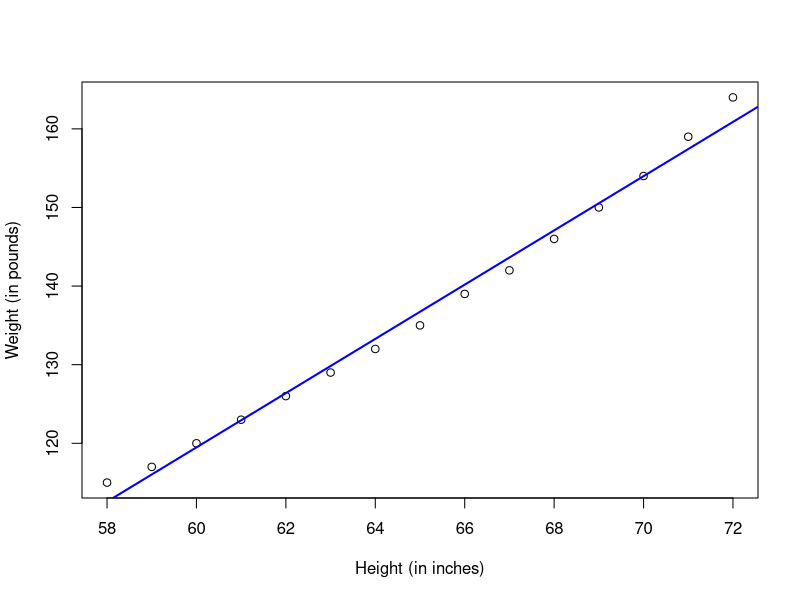
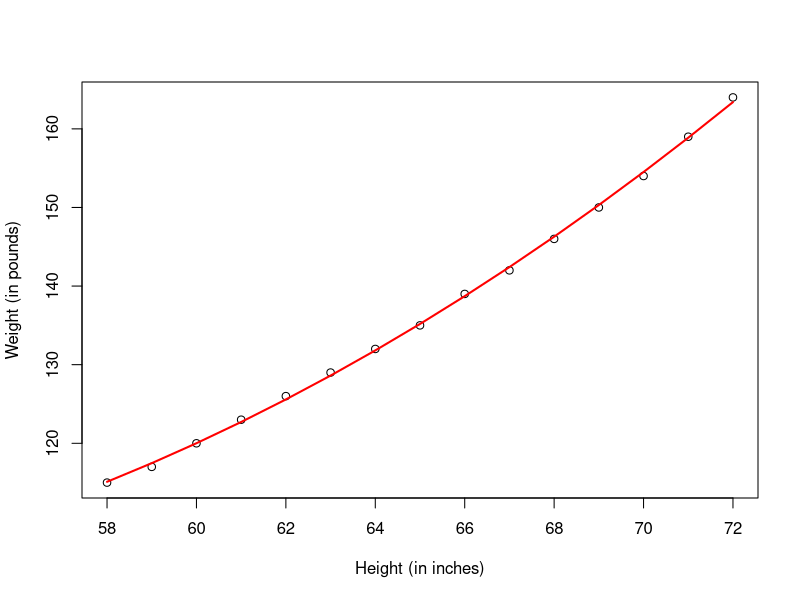
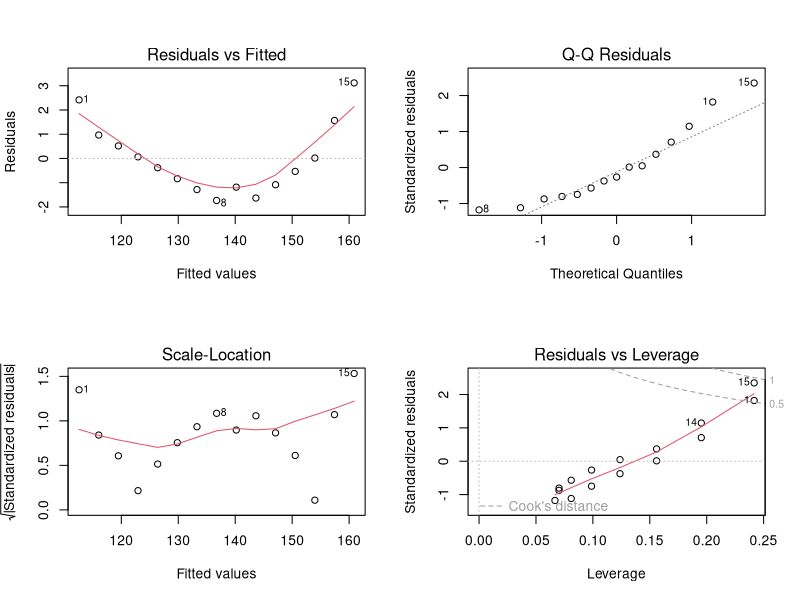
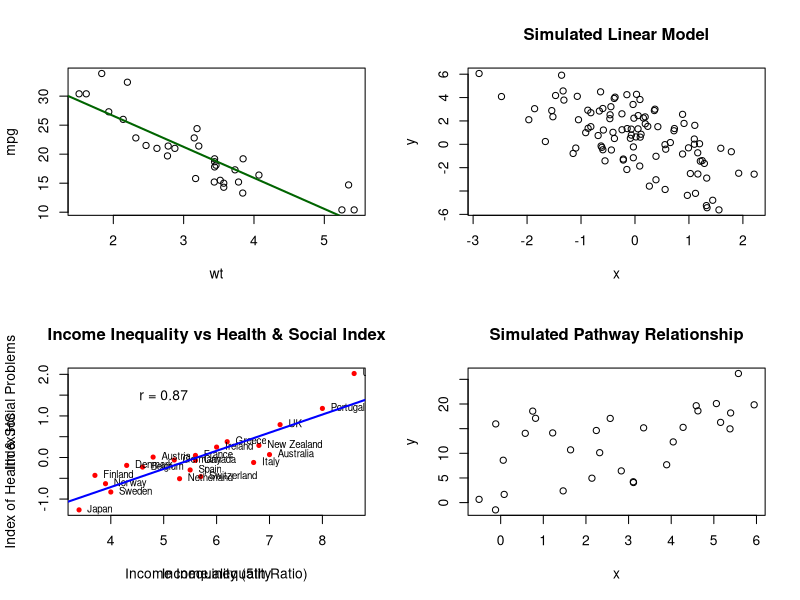

Generate these figures, in order, with R:
## ---- chunk 1
knitr::opts_chunk$set(echo = TRUE, message = FALSE, warning = FALSE)
set.seed(123)
## ---- chunk 2
data("women")
fit <- lm(weight ~ height, data = women)
summary(fit)
## ---- chunk 3
plot(women$height, women$weight,
     xlab = "Height (in inches)",
     ylab = "Weight (in pounds)")
abline(fit, col = "blue", lwd = 2)
## ---- chunk 4
fit2 <- lm(weight ~ height + I(height^2), data = women)
summary(fit2)

plot(women$height, women$weight,
     xlab = "Height (in inches)",
     ylab = "Weight (in pounds)")
lines(women$height, fitted(fit2), col = "red", lwd = 2)
## ---- chunk 5
par(mfrow = c(2, 2))
plot(fit)
## ---- chunk 6
model <- lm(mpg ~ wt, data = mtcars)
summary(model)

plot(mpg ~ wt, data = mtcars)
abline(model, col = "darkgreen", lwd = 2)
## ---- chunk 7
predict(model, newdata = data.frame(wt = 6))
## ---- chunk 8
rnorm(5)
set.seed(1)
rnorm(5)
## ---- chunk 9
set.seed(20)
x <- rnorm(100)
e <- rnorm(100, 0, 2)
y <- 0.5 - 2 * x + e

plot(x, y, main = "Simulated Linear Model")
## ---- chunk 10
set.seed(1)
sample(1:10, 4)
sample(letters, 5)
sample(1:10, replace = TRUE)
## ---- chunk 11
country <- c("Australia", "Austria", "Belgium","Canada","Denmark","Finland","France","Germany","Greece","Ireland","Italy","Japan","Netherland","New Zealand","Norway","Portugal","Spain","Sweden","Switzerland","UK","USA")
Income.inequality <- c(7.0,4.8,4.6,5.6,4.3,3.7,5.6,5.2,6.2,6.0,6.7,3.4,5.3,6.8,3.9,8.0,5.5,4.0,5.7,7.2,8.6)
Index.HS <- c(0.07,0.01,-0.23,-0.07,-0.19,-0.43,0.05,-0.06,0.38,0.25,-0.12,-1.26,-0.51,0.29,-0.63,1.18,-0.30,-0.83,-0.46,0.79,2.02)
GDP_WB <- c(45926,47682,43435,45066,45537,30676,39328,46401,26851,49393,35463,36319,48253,37679,65615,28760,33629,45297,59540,40233,54630)

data.21 <- data.frame(country, Income.inequality, Index.HS, GDP_WB)

plot(data.21[c("Income.inequality","Index.HS")], pch = 20, col = "red")
text(data.21$Income.inequality, data.21$Index.HS, labels = data.21$country, pos = 4, cex = 0.7)
title(main = "Income Inequality vs Health & Social Index",
      xlab = "Income Inequality (5th Ratio)",
      ylab = "Index of Health & Social Problems")
text(x = 5, y = 1.5, labels = paste("r =", round(cor(data.21$Income.inequality, data.21$Index.HS), 2)))
## ---- chunk 12
lm.ineq <- lm(Index.HS ~ Income.inequality, data = data.21)
abline(lm.ineq, col = "blue", lwd = 2)
## ---- chunk 13
set.seed(1002)
n <- 30
p <- 5
z <- matrix(runif(n * p, 0, 1), nrow = n, ncol = p)
x <- 3 * cos(z[,1]) + 2 * rnorm(n)
x <- as.matrix(x)
beta.true <- rep(1, ncol(x))

hfun1 <- function(zvec) (10 * cos(zvec[1]) - 15 * (zvec[2])^2 + 10 * exp(-zvec[3]) * zvec[4] - 8 * sin(zvec[5]) * cos(zvec[3]) + 20 * (zvec[1] * zvec[5]))
h1 <- apply(z, 1, hfun1)
eps <- rnorm(n)
y <- x * beta.true + h1 + eps

plot(y ~ x, main = "Simulated Pathway Relationship")
## ---- chunk 14
sessionInfo()
